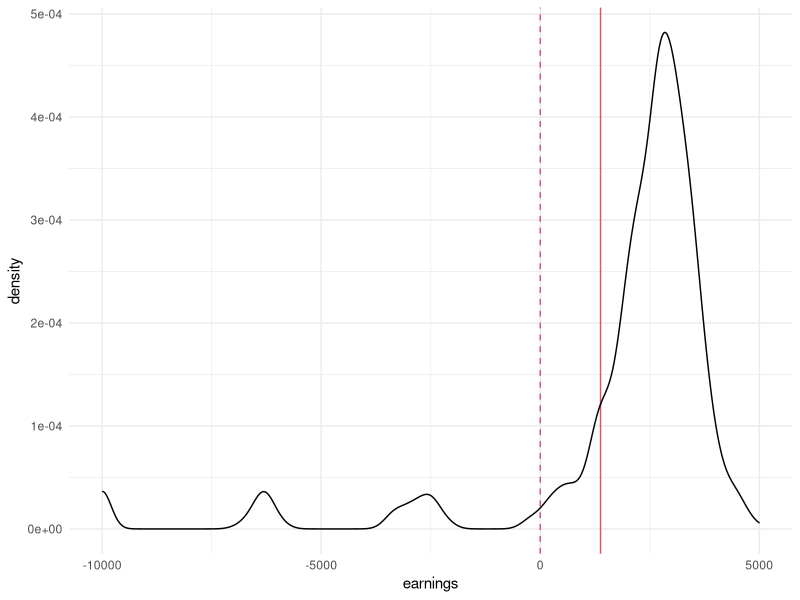

Write R code to recreate this figure.
## ---- chunk 1
knitr::opts_chunk$set(echo = TRUE)
## ---- chunk 2
# Load packages
library(tidyverse) 

# Define n
n <- 1000

# Empty data frame for 1000 simulated days
data <- data.frame(
                day = seq(1:n), # A sequense of Days
                demand = NA, # demand in Rockport
                quantity = NA, # quanity sold
                price = NA, # price per pound
                cost = 10000, # cost of daily operations
                earnings = NA # The earnings for eah day
              )

head(data)
## ---- chunk 3
# Set seed to 123 to have consisten results with the rest of my class and TA
set.seed(123)
rnorm(1000) %>% mean() #Calculate mean from random generation on a Normal distribution
rnorm(1000) %>% mean() #Calculate mean from random generation on a Normal distribution

## ---- chunk 4
# Set seed to 123 to have consisten results with the rest of my class and TA
set.seed(123)
rnorm(1000) %>% mean()

# Set seed again so it will not be incremented and stay consisten results with the rest of my class and TA
set.seed(123)
rnorm(1000) %>% mean()

## ---- chunk 5
# Set seed to 123 to have consisten results with the rest of my class and TA
set.seed(123)

  catch <- 3500 # Set Catch Demand to 3500 per boat

  # Assiged Base data to simulated data a new dataset
  sim_frame <- data %>%

    # Update dataset with the simulated data
    mutate( 
            # The demand is simulated by using the sample() fucntion
            demand = sample(
                            x = c(0, 1000, 2000, 3000, 4000, 5000, 6000),
                            size = n,
                            replace = T,
                            prob = c(.02, .03, .05, .08, .33, .39, .2)
                          ),
            # Price is simulated by the rnorm() function
            price = rnorm(
                          n = n,
                          mean = (3.65),
                          sd = (.2)
                        ),
            # Quantity is set to catch when demand is greater than catch, otherwise we set it equal to demand
            quantity = ifelse(demand > catch, catch, demand),
            # Earnings is calculated by multiplying the price by the quantity minus the cost to run the boat
            earnings = quantity * price - cost
      )
# Display Simulated Data  
head(sim_frame)
## ---- chunk 6
ggplot(sim_frame, aes(earnings))+
  geom_vline(xintercept = (1375), col = 2)+
  geom_vline(xintercept = 0, col = 2, lty=2)+
  geom_density()+
  theme_minimal()
## ---- chunk 7
# the revenue of $3.25 per pound times the number of pounds of codfish minus the daily operating expenses of $10,000 to run the boat daily.
F <- sim_frame$earnings # All earnings are assigned to variable F (daily Earnings per day)

mean(F > 1375) # Daily Percentage earnings above $1375
mean(F < 1375) # Daily Percentage earnings bellow $1375
mean(F >= -10000) # Daily Percentage earnings above $-10,001 (to include all shoulod be 100%)
mean(F) # Average earnings per day
## ---- chunk 8
mean(F < 0) # Daily Percentage earnings below $0 (losses).
## ---- chunk 9
mean(F)
